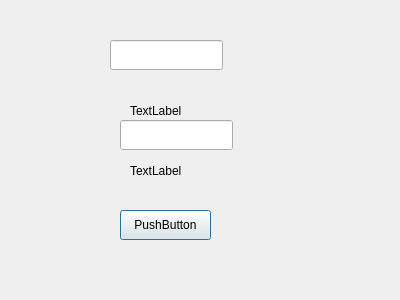
<?xml version="1.0" encoding="UTF-8"?>
<ui version="4.0">
 <class>Dialog</class>
 <widget class="QDialog" name="Dialog">
  <property name="geometry">
   <rect>
    <x>0</x>
    <y>0</y>
    <width>400</width>
    <height>300</height>
   </rect>
  </property>
  <property name="windowTitle">
   <string>Dialog</string>
  </property>
  <widget class="QLabel" name="label">
   <property name="geometry">
    <rect>
     <x>130</x>
     <y>100</y>
     <width>68</width>
     <height>22</height>
    </rect>
   </property>
   <property name="text">
    <string>TextLabel</string>
   </property>
  </widget>
  <widget class="QPushButton" name="pushButton">
   <property name="geometry">
    <rect>
     <x>120</x>
     <y>210</y>
     <width>91</width>
     <height>30</height>
    </rect>
   </property>
   <property name="text">
    <string>PushButton</string>
   </property>
  </widget>
  <widget class="QLineEdit" name="lineEdit">
   <property name="geometry">
    <rect>
     <x>110</x>
     <y>40</y>
     <width>113</width>
     <height>30</height>
    </rect>
   </property>
  </widget>
  <widget class="QLabel" name="label_2">
   <property name="geometry">
    <rect>
     <x>130</x>
     <y>160</y>
     <width>68</width>
     <height>22</height>
    </rect>
   </property>
   <property name="text">
    <string>TextLabel</string>
   </property>
  </widget>
  <widget class="QLineEdit" name="lineEdit_2">
   <property name="geometry">
    <rect>
     <x>120</x>
     <y>120</y>
     <width>113</width>
     <height>30</height>
    </rect>
   </property>
  </widget>
 </widget>
 <layoutdefault spacing="6" margin="11"/>
 <resources/>
 <connections/>
</ui>
